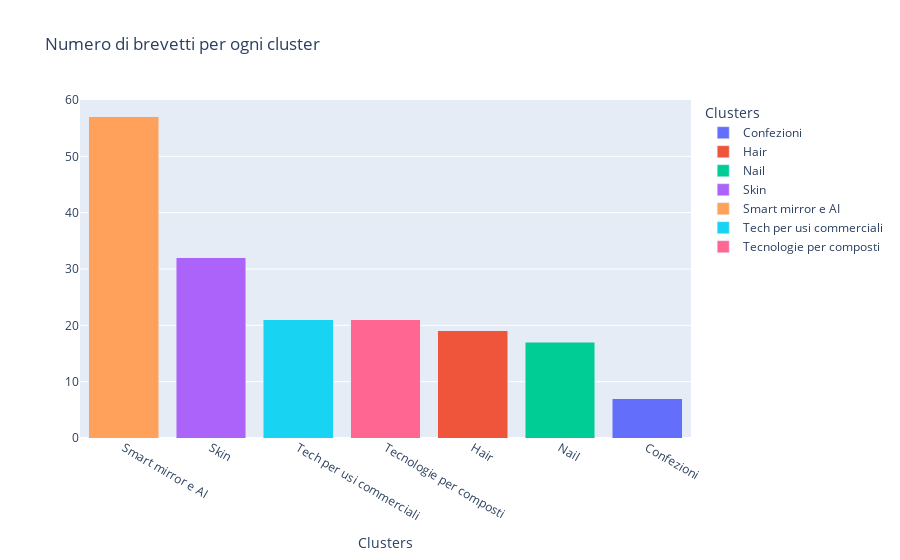

Here is the notebook cell this chart was saved with:
### Code cell
import plotly.express as px

data = df.groupby(by=["supercluster"]).count().reset_index()

fig = px.bar(data, 
             x="supercluster", 
             y="title", 
             color="supercluster", 
             title="Numero di brevetti per ogni cluster",
             labels={
                     "supercluster": "Clusters",
                     "subcluster": "Sottocategorie",
                     "title": ""
                 },)

fig.update_layout(barmode="stack", xaxis={'categoryorder':'total descending'})

fig.show()

### Figure 1 — Plotly figure (JSON) as saved in the notebook; plotly's stock layout.template omitted (floating-point values rounded to 4 significant figures)
{"data": [{"alignmentgroup": "True", "hovertemplate": "Clusters=%{x}<br>=%{y}<extra></extra>", "legendgroup": "Confezioni", "marker": {"color": "#636efa", "pattern": {"shape": ""}}, "name": "Confezioni", "offsetgroup": "Confezioni", "orientation": "v", "showlegend": true, "textposition": "auto", "type": "bar", "x": ["Confezioni"], "xaxis": "x", "y": [7], "yaxis": "y"}, {"alignmentgroup": "True", "hovertemplate": "Clusters=%{x}<br>=%{y}<extra></extra>", "legendgroup": "Hair", "marker": {"color": "#EF553B", "pattern": {"shape": ""}}, "name": "Hair", "offsetgroup": "Hair", "orientation": "v", "showlegend": true, "textposition": "auto", "type": "bar", "x": ["Hair"], "xaxis": "x", "y": [19], "yaxis": "y"}, {"alignmentgroup": "True", "hovertemplate": "Clusters=%{x}<br>=%{y}<extra></extra>", "legendgroup": "Nail", "marker": {"color": "#00cc96", "pattern": {"shape": ""}}, "name": "Nail", "offsetgroup": "Nail", "orientation": "v", "showlegend": true, "textposition": "auto", "type": "bar", "x": ["Nail"], "xaxis": "x", "y": [17], "yaxis": "y"}, {"alignmentgroup": "True", "hovertemplate": "Clusters=%{x}<br>=%{y}<extra></extra>", "legendgroup": "Skin", "marker": {"color": "#ab63fa", "pattern": {"shape": ""}}, "name": "Skin", "offsetgroup": "Skin", "orientation": "v", "showlegend": true, "textposition": "auto", "type": "bar", "x": ["Skin"], "xaxis": "x", "y": [32], "yaxis": "y"}, {"alignmentgroup": "True", "hovertemplate": "Clusters=%{x}<br>=%{y}<extra></extra>", "legendgroup": "Smart mirror e AI", "marker": {"color": "#FFA15A", "pattern": {"shape": ""}}, "name": "Smart mirror e AI", "offsetgroup": "Smart mirror e AI", "orientation": "v", "showlegend": true, "textposition": "auto", "type": "bar", "x": ["Smart mirror e AI"], "xaxis": "x", "y": [57], "yaxis": "y"}, {"alignmentgroup": "True", "hovertemplate": "Clusters=%{x}<br>=%{y}<extra></extra>", "legendgroup": "Tech per usi commerciali", "marker": {"color": "#19d3f3", "pattern": {"shape": ""}}, "name": "Tech per usi commerciali", "offsetgroup": "Tech per usi commerciali", "orientation": "v", "showlegend": true, "textposition": "auto", "type": "bar", "x": ["Tech per usi commerciali"], "xaxis": "x", "y": [21], "yaxis": "y"}, {"alignmentgroup": "True", "hovertemplate": "Clusters=%{x}<br>=%{y}<extra></extra>", "legendgroup": "Tecnologie per composti", "marker": {"color": "#FF6692", "pattern": {"shape": ""}}, "name": "Tecnologie per composti", "offsetgroup": "Tecnologie per composti", "orientation": "v", "showlegend": true, "textposition": "auto", "type": "bar", "x": ["Tecnologie per composti"], "xaxis": "x", "y": [21], "yaxis": "y"}], "layout": {"barmode": "stack", "legend": {"title": {"text": "Clusters"}, "tracegroupgap": 0}, "title": {"text": "Numero di brevetti per ogni cluster"}, "xaxis": {"anchor": "y", "categoryarray": ["Confezioni", "Hair", "Nail", "Skin", "Smart mirror e AI", "Tech per usi commerciali", "Tecnologie per composti"], "categoryorder": "total descending", "domain": [0, 1], "title": {"text": "Clusters"}}, "yaxis": {"anchor": "x", "domain": [0, 1], "title": {"text": ""}}}}
